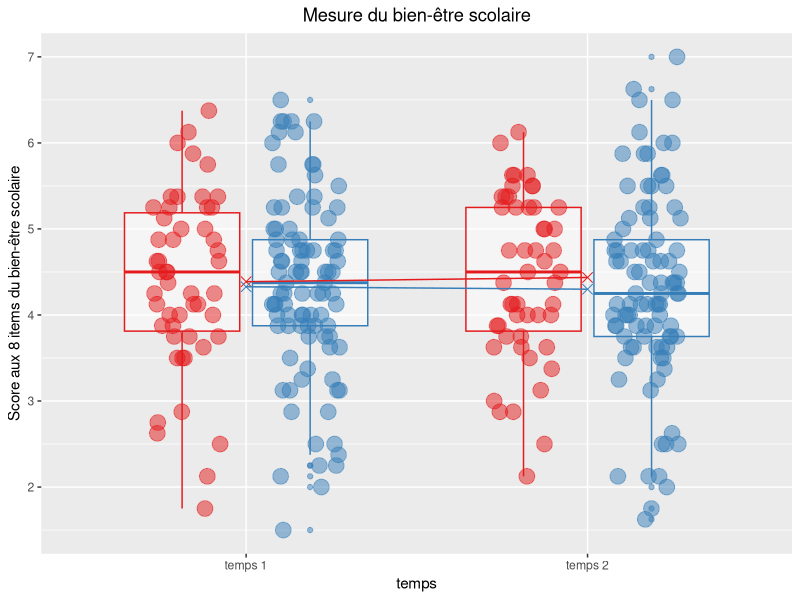
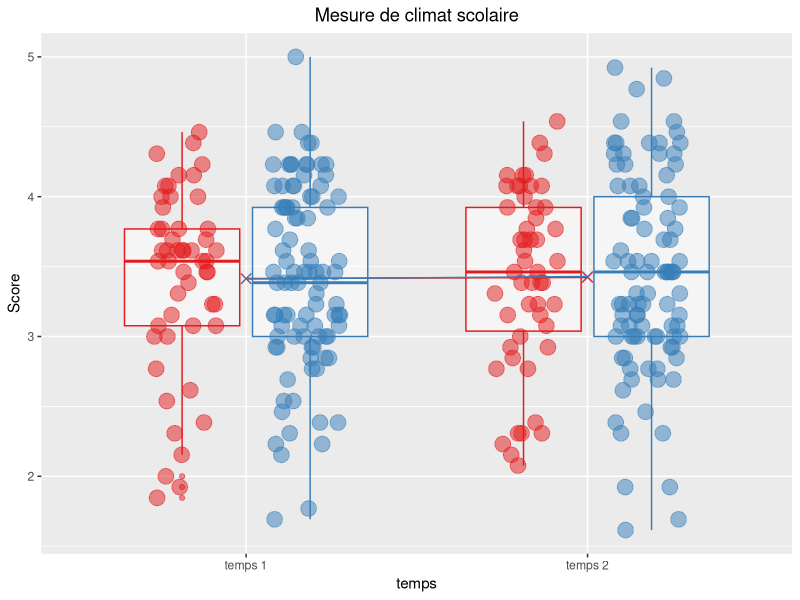
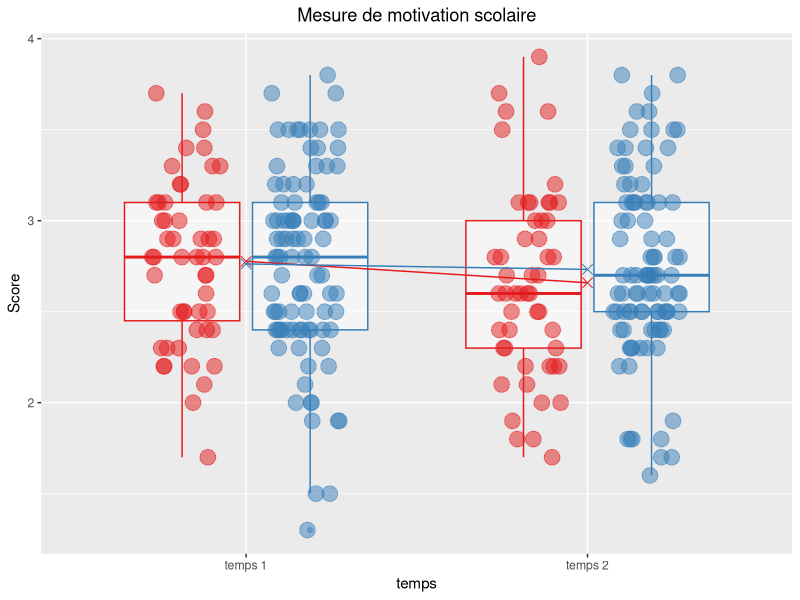
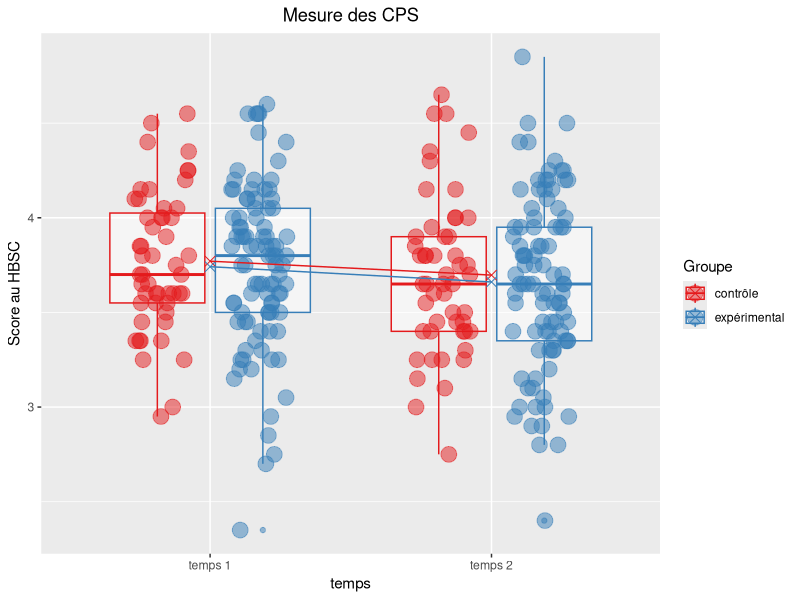
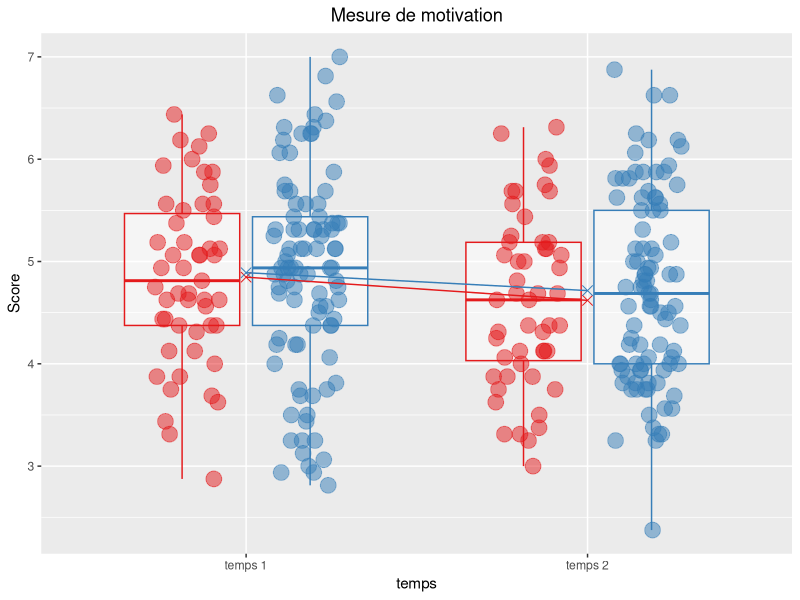
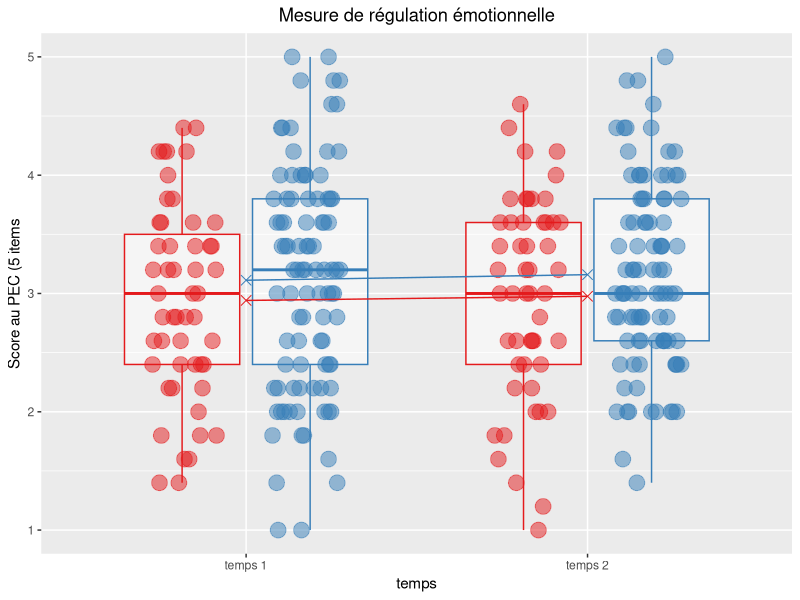
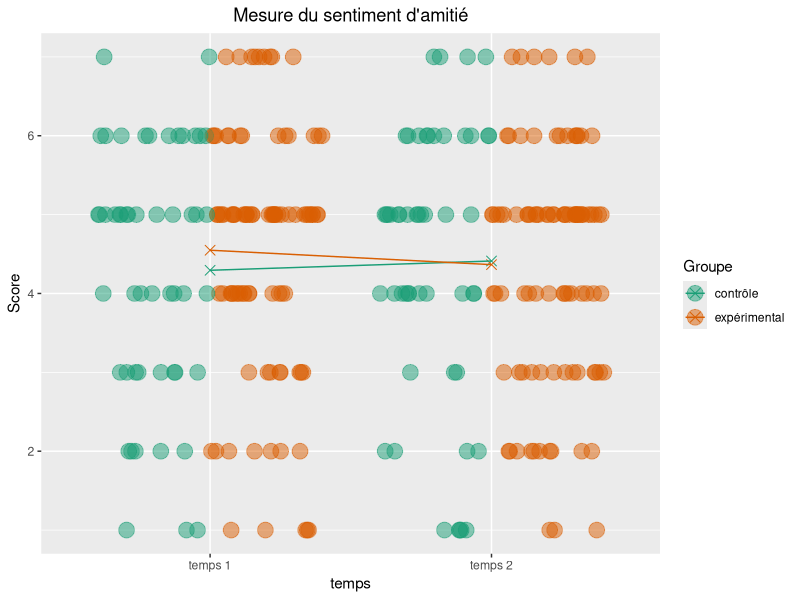
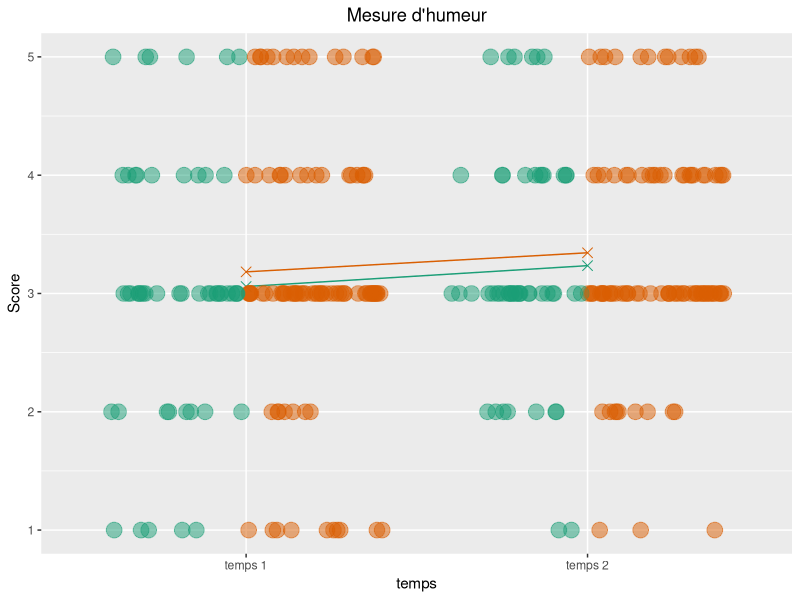

Generate these figures, in order, with R:
library(tidyverse)
library(readxl)

# Importation des données Qualtrics à disposition ----
d_t1_raw <- read_excel("crips2019_lv_raw_t1.xlsx")
d_t2_raw <- read_excel("crips2019_lv_raw_t2.xlsx")

#Ajout de la variable temps sur chaque df et normalisation des id en minuscule.

d_t1 <- d_t1_raw %>% 
  mutate(temps="temps 1",
         id=tolower(id)) 

d_t2 <- d_t2_raw %>% 
  mutate(temps="temps 2",
         id=tolower(id))

#Quelques données sur l'état des participants au Temps 1 et au Temps 2 avant suppression des ID non-membres d'une paire entre T1 et T2.
d_t1_sum <- d_t1 %>% 
  group_by(group,sex) %>% 
  summarise(n=n(),
            age_moy=round(mean(age),
                          digits=1)) 

d_t2_sum <- d_t2 %>% 
  group_by(group,sex) %>% 
  summarise(n=n(),
            age_moy=round(mean(age),
                          digits=1)) 

#Création des variables de score----
#Mise en formation long sur un df

d_long <- bind_rows(d_t1,d_t2)

#Recondage des variables au score inversé

d_long <- d_long %>% 
  mutate(hbs20__7 = 6 - hbs20__7,
         pec5__5 = 6 - pec5__5,
         be8__4 = 8 - be8__4,
         be8__5 = 8 - be8__5,
         be8__8 = 8 - be8__8,
         est10__3 = 5 - est10__3,
         est10__5 = 5 - est10__5,
         est10__7 = 5 - est10__7,
         est10__10 = 5 - est10__10,
         sou13__6 = 6 - sou13__6,
         sou13__9 = 6 - sou13__9,
         mot16__4 = 8 - mot16__4,
         mot16__8 = 8 - mot16__8,
         mot16__12 = 8 - mot16__12,
         mot16__15 = 8 - mot16__15,
         mot16__16 = 8 - mot16__16)

#Création des moyennes de chaque questionnaire pour chaque observation

d_long <- d_long %>% 
  mutate(hbs_sco = rowMeans(select(.,starts_with("hbs")),na.rm =T),
         pec_sco = rowMeans(select(.,starts_with("pec")),na.rm =T),
         be_sco  = rowMeans(select(.,starts_with("be")) ,na.rm =T),
         est_sco = rowMeans(select(.,starts_with("est")),na.rm =T),
         cli_sco = rowMeans(select(.,starts_with("cli")),na.rm =T),
         sou_sco = rowMeans(select(.,starts_with("sou")),na.rm =T),
         mot_sco = rowMeans(select(.,starts_with("mot")),na.rm =T))


#suppression des id non strictement membre d'une paire (t1, t2) par création d'un df de comparaison.

d_comp <- d_long %>% 
  drop_na(id) %>% #par sécurité
  arrange(id) %>% #visuel
  group_by(id, temps) %>% 
  count(id) %>% 
  filter(n==1) %>% #On a pas fini. On s'est assuré que chaque id est unique dans chaque modalité de temps. On doit encore être sûrs qu'on a maintenant exactement une paire (t1,t2).
  ungroup() %>% 
  group_by(id) %>% 
  count(id) %>% 
  filter(n==2) %>% #on ne garde que les paires de id qui se retrouvent dans t1 et t2. C'est notre grosse perte de données de ce traitement
  ungroup()

#Notre df de comparaison est prêt. On peut procéder à l'élagage de d_long.

d_long_paired <- d_long %>% 
  filter(id %in% d_comp$id) %>% 
  mutate(group=ifelse(group=="con", "contrôle","expérimental"))

#procédons à la préparation d'un petit résumé de cet échantillon.

d_long_paired_sum <- d_long_paired %>% 
   mutate(sex=ifelse(sex=="1", "garçons","filles")) %>% 
   group_by(temps, group, sex) %>% 
  summarise(n=n())

d_long_paired_sum2 <- d_long_paired %>% 
  group_by(temps, group) %>% 
  summarise(n=n(),
            mean_hbs=mean(hbs_sco),
            mean_pec=mean(pec_sco),
            mean_be=mean(be_sco),
            mean_est=mean(est_sco),
            mean_cli=mean(cli_sco),
            mean_sou=mean(sou_sco),
            mean_mot=mean(mot_sco),
            mean_sho1=mean(sho_1),
            mean_sho2=mean(sho_2),
            mean_sho3=mean(sho_3),
            mean_sho4=mean(sho_4))

#Repérage des données manquantes----
#ras.


#Repérage des données extrêmes----
#On verra plus tard.

###############
#visualisation#
###############

#HBSC

# comme ZOE mais inutle GRACE A stat_summary MAIS a voir les barres derreur quand je voudrai faire avec la fonction dédiée.
#vis_hbs <- d_long_paired %>% 
#  group_by(temps, group) %>% 
#  summarise(moy=mean(hbs_sco, na.rm=T),
#            sd=sd(hbs_sco, na.rm=T),
#            sd_low=moy-sd,
#            sd_up=moy+sd) %>% 
#  mutate(moy=round(moy, digits = 2))


#préparation du plot pour le HBSC

# 1- essai à partir de l'aide de Zoé
#essai <- ggplot(d_long_paired) +
#  geom_jitter(aes(x = temps, y = hbs_sco, color = group), size = 5, alpha = .5, position = position_jitterdodge(dodge.width=.5, jitter.width = .2)) +
#  geom_errorbar(data = vis_hbs, aes(x=temps, ymin=sd_low, ymax=sd_up), width = .1) +
#  geom_line(data = vis_hbs, aes(x=temps, y=moy, group = 1)) +
#  geom_point(data=vis_hbs, aes(x=temps, y=moy, fill=temps), size = 5, shape = 24, color = "black") +
#  geom_label(data=vis_hbs, aes(x=temps, y=moy, label=moy, fill=temps), nudge_x = .3, nudge_y = -.02, size = 8, color = "white")+
#  guides(fill=FALSE)

# 2.1- essai à partir de https://sebastiansauer.github.io/vis_interaction_effects/

#essai2 <- d_long_paired %>% 
#  group_by(temps, group) %>% 
#  summarise(hbs_sco_essai2 = mean(hbs_sco))
#plot2 <- essai2 %>% 
#  ggplot() +
#  aes(x = temps, y = hbs_sco_essai2, color = group) +
#  geom_line(aes(group = group)) +
#  geom_point()

#3- Essais avec un autre angle d'attaque.
#vis_hbs_boxplot <- ggplot(d_long_paired) +
#  geom_jitter(aes(x = temps, y = hbs_sco, color = group), size = 3, alpha = .5, position = position_jitterdodge(dodge.width=.7, jitter.width = .2)) +
#  geom_line(data=essai2, aes(group = group, x = temps, y = hbs_sco_essai2, color = group), position = position_jitterdodge(dodge.width=.7, jitter.width = .2)) +
#  geom_point(data=essai2, aes(x = temps, y = hbs_sco_essai2, color = group), position = position_jitterdodge(dodge.width=.7, jitter.width = .2), shape = 24)
  
#2.2- CHOIX FINAL OK :-) à partir de https://sebastiansauer.github.io/vis_interaction_effects/ avec stat_summary et fun

vis_hbs <- d_long_paired %>% 
  ggplot() +
  aes(x = temps, color = group, y = hbs_sco) +
  geom_boxplot(alpha = .5) +
  geom_jitter(size = 5, alpha = .5, position = position_jitterdodge(dodge.width=.7, jitter.width = .2)) +
  stat_summary(fun = mean, geom = "point", size = 3, shape = 4) +
  stat_summary(fun = mean, aes(group = group), geom = "line") +
  labs(title = "Mesure des CPS", y = "Score au HBSC") +
  theme(plot.title = element_text(hjust = 0.5)) +
  scale_color_brewer("Groupe", palette = "Set1")

vis_pec <- d_long_paired %>% 
  ggplot() +
  aes(x = temps, color = group, y = pec_sco) +
  geom_boxplot(alpha = .5) +
  geom_jitter(size = 5, alpha = .5, position = position_jitterdodge(dodge.width=.7, jitter.width = .2)) +
  stat_summary(fun = mean, geom = "point", size = 3, shape = 4) +
  stat_summary(fun = mean, aes(group = group), geom = "line") +
  labs(title = "Mesure de régulation émotionnelle", y = "Score au PEC (5 items") +
  theme(plot.title = element_text(hjust = 0.5), legend.position = "none")+
  scale_color_brewer("Groupe", palette = "Set1")

vis_be <- d_long_paired %>% 
  ggplot() +
  aes(x = temps, color = group, y = be_sco) +
  geom_boxplot(alpha = .5) +
  geom_jitter(size = 5, alpha = .5, position = position_jitterdodge(dodge.width=.7, jitter.width = .2)) +
  stat_summary(fun = mean, geom = "point", size = 3, shape = 4) +
  stat_summary(fun = mean, aes(group = group), geom = "line") +
  labs(title = "Mesure du bien-être scolaire", y = "Score aux 8 items du bien-être scolaire") +
  theme(plot.title = element_text(hjust = 0.5), legend.position = "none")+
  scale_color_brewer("Groupe", palette = "Set1")

vis_est <- d_long_paired %>% 
  ggplot() +
  aes(x = temps, color = group, y = est_sco) +
  geom_boxplot(alpha = .5) +
  geom_jitter(size = 5, alpha = .5, position = position_jitterdodge(dodge.width=.7, jitter.width = .2)) +
  stat_summary(fun = mean, geom = "point", size = 3, shape = 4) +
  stat_summary(fun = mean, aes(group = group), geom = "line") +
  labs(title = "Mesure de motivation scolaire", y = "Score") +
  theme(plot.title = element_text(hjust = 0.5), legend.position = "none")+
  scale_color_brewer("Groupe", palette = "Set1")

vis_cli <- d_long_paired %>% 
  ggplot() +
  aes(x = temps, color = group, y = cli_sco) +
  geom_boxplot(alpha = .5) +
  geom_jitter(size = 5, alpha = .5, position = position_jitterdodge(dodge.width=.7, jitter.width = .2)) +
  stat_summary(fun = mean, geom = "point", size = 3, shape = 4) +
  stat_summary(fun = mean, aes(group = group), geom = "line") +
  labs(title = "Mesure de climat scolaire", y = "Score") +
  theme(plot.title = element_text(hjust = 0.5), legend.position = "none")+
  scale_color_brewer("Groupe", palette = "Set1")

vis_sou <- d_long_paired %>% 
  ggplot() +
  aes(x = temps, color = group, y = sou_sco) +
  geom_boxplot(alpha = .5) +
  geom_jitter(size = 5, alpha = .5, position = position_jitterdodge(dodge.width=.7, jitter.width = .2)) +
  stat_summary(fun = mean, geom = "point", size = 3, shape = 4) +
  stat_summary(fun = mean, aes(group = group), geom = "line") +
  labs(title = "Mesure du sentiment de soutien de l'enseignant·e", y = "Score") +
  theme(plot.title = element_text(hjust = 0.5), legend.position = "none")+
  scale_color_brewer("Groupe", palette = "Set1")

vis_mot <- d_long_paired %>% 
  ggplot() +
  aes(x = temps, color = group, y = mot_sco) +
  geom_boxplot(alpha = .5) +
  geom_jitter(size = 5, alpha = .5, position = position_jitterdodge(dodge.width=.7, jitter.width = .2)) +
  stat_summary(fun = mean, geom = "point", size = 3, shape = 4) +
  stat_summary(fun = mean, aes(group = group), geom = "line") +
  labs(title = "Mesure de motivation", y = "Score") +
  theme(plot.title = element_text(hjust = 0.5), legend.position = "none")+
  scale_color_brewer("Groupe", palette = "Set1")

vis_sho_1 <- d_long_paired %>% 
  ggplot() +
  aes(x = temps, color = group, group = group, y = sho_1) +
  stat_summary(fun = mean, geom = "point", size = 3, shape = 4) +
  stat_summary(fun = mean, geom = "line") +
  geom_jitter(size = 5, alpha = .5, position = position_jitterdodge(dodge.width=.8, jitter.width = .4)) +
  labs(title = "Mesure du sentiment d'amitié", y = "Score") +
  theme(plot.title = element_text(hjust = 0.5))+
  scale_color_brewer("Groupe", palette = "Dark2")

vis_sho_2 <- d_long_paired %>% 
  ggplot() +
  aes(x = temps, color = group, group = group, y = sho_2) +
  stat_summary(fun = mean, geom = "point", size = 3, shape = 4) +
  stat_summary(fun = mean, geom = "line") +
  geom_jitter(size = 5, alpha = .5, position = position_jitterdodge(dodge.width=.8, jitter.width = .4)) +
  labs(title = "Mesure d'humeur", y = "Score") +
  theme(plot.title = element_text(hjust = 0.5), legend.position = "none")+
  scale_color_brewer("Groupe", palette = "Dark2")

vis_sho_3 <- d_long_paired %>% 
  ggplot() +
  aes(x = temps, color = group, group = group, y = sho_3) +
  stat_summary(fun = mean, geom = "point", size = 3, shape = 4) +
  stat_summary(fun = mean, geom = "line") +
  geom_jitter(size = 5, alpha = .5, position = position_jitterdodge(dodge.width=.8, jitter.width = .4)) +
  labs(title = "Mesure d'intérêt", y = "Score") +
  theme(plot.title = element_text(hjust = 0.5), legend.position = "none")+
  scale_color_brewer("Groupe", palette = "Dark2")

vis_sho_4 <- d_long_paired %>% 
  ggplot() +
  aes(x = temps, color = group, group = group, y = sho_4) +
  stat_summary(fun = mean, geom = "point", size = 3, shape = 4) +
  stat_summary(fun = mean, geom = "line") +
  geom_jitter(size = 5, alpha = .5, position = position_jitterdodge(dodge.width=.8, jitter.width = .4)) +
  labs(title = "Mesure d'énergie", y = "Score") +
  theme(plot.title = element_text(hjust = 0.5), legend.position = "none")+
  scale_color_brewer("Groupe", palette = "Dark2")
